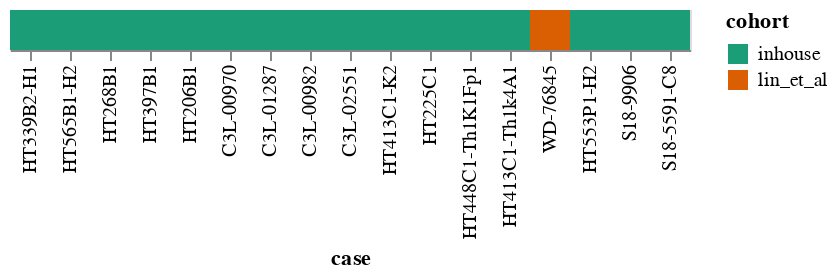

Notebook code for this chart:
### Code cell
alt.Chart(case_meta).mark_rect().encode(
    x=alt.X('case', sort=case_order),
    color=alt.Color('cohort').scale(scheme="dark2")
)

### Figure 1 — Vega-Lite specification as saved in the notebook (floating-point values rounded to 4 significant figures)
{"config": {"view": {"continuousWidth": 300, "continuousHeight": 300}}, "data": {"name": "data-a19c8377a58941d73033a839ae8005ae"}, "mark": {"type": "rect"}, "encoding": {"color": {"field": "cohort", "scale": {"scheme": "dark2"}, "type": "nominal"}, "x": {"field": "case", "sort": ["HT339B2-H1", "HT565B1-H2", "HT268B1", "HT397B1", "HT206B1", "C3L-00970", "C3L-01287", "C3L-00982", "C3L-02551", "HT413C1-K2", "HT225C1", "HT448C1-Th1K1Fp1", "HT413C1-Th1k4A1", "WD-76845", "HT553P1-H2", "S18-9906", "S18-5591-C8"], "type": "nominal"}}, "$schema": "https://vega.github.io/schema/vega-lite/v5.16.3.json", "datasets": {"data-a19c8377a58941d73033a839ae8005ae": [{"case": "C3L-00970", "tissue_type": "CCRCC", "cohort": "inhouse", "n_sections": 2}, {"case": "C3L-00982", "tissue_type": "CCRCC", "cohort": "inhouse", "n_sections": 5}, {"case": "C3L-01287", "tissue_type": "CCRCC", "cohort": "inhouse", "n_sections": 2}, {"case": "C3L-02551", "tissue_type": "CCRCC", "cohort": "inhouse", "n_sections": 5}, {"case": "HT206B1", "tissue_type": "BRCA", "cohort": "inhouse", "n_sections": 15}, {"case": "HT225C1", "tissue_type": "CRC", "cohort": "inhouse", "n_sections": 4}, {"case": "HT268B1", "tissue_type": "BRCA", "cohort": "inhouse", "n_sections": 4}, {"case": "HT339B2-H1", "tissue_type": "BRCA", "cohort": "inhouse", "n_sections": 2}, {"case": "HT397B1", "tissue_type": "BRCA", "cohort": "inhouse", "n_sections": 12}, {"case": "HT413C1-K2", "tissue_type": "CRC", "cohort": "inhouse", "n_sections": 2}, {"case": "HT413C1-Th1k4A1", "tissue_type": "CRC", "cohort": "inhouse", "n_sections": 28}, {"case": "HT448C1-Th1K1Fp1", "tissue_type": "CRC", "cohort": "inhouse", "n_sections": 4}, {"case": "HT553P1-H2", "tissue_type": "PDAC", "cohort": "inhouse", "n_sections": 2}, {"case": "HT565B1-H2", "tissue_type": "BRCA", "cohort": "inhouse", "n_sections": 2}, {"case": "S18-5591-C8", "tissue_type": "PKD", "cohort": "inhouse", "n_sections": 14}, {"case": "S18-9906", "tissue_type": "PKD", "cohort": "inhouse", "n_sections": 13}, {"case": "WD-76845", "tissue_type": "CRC", "cohort": "lin_et_al", "n_sections": 47}]}}
